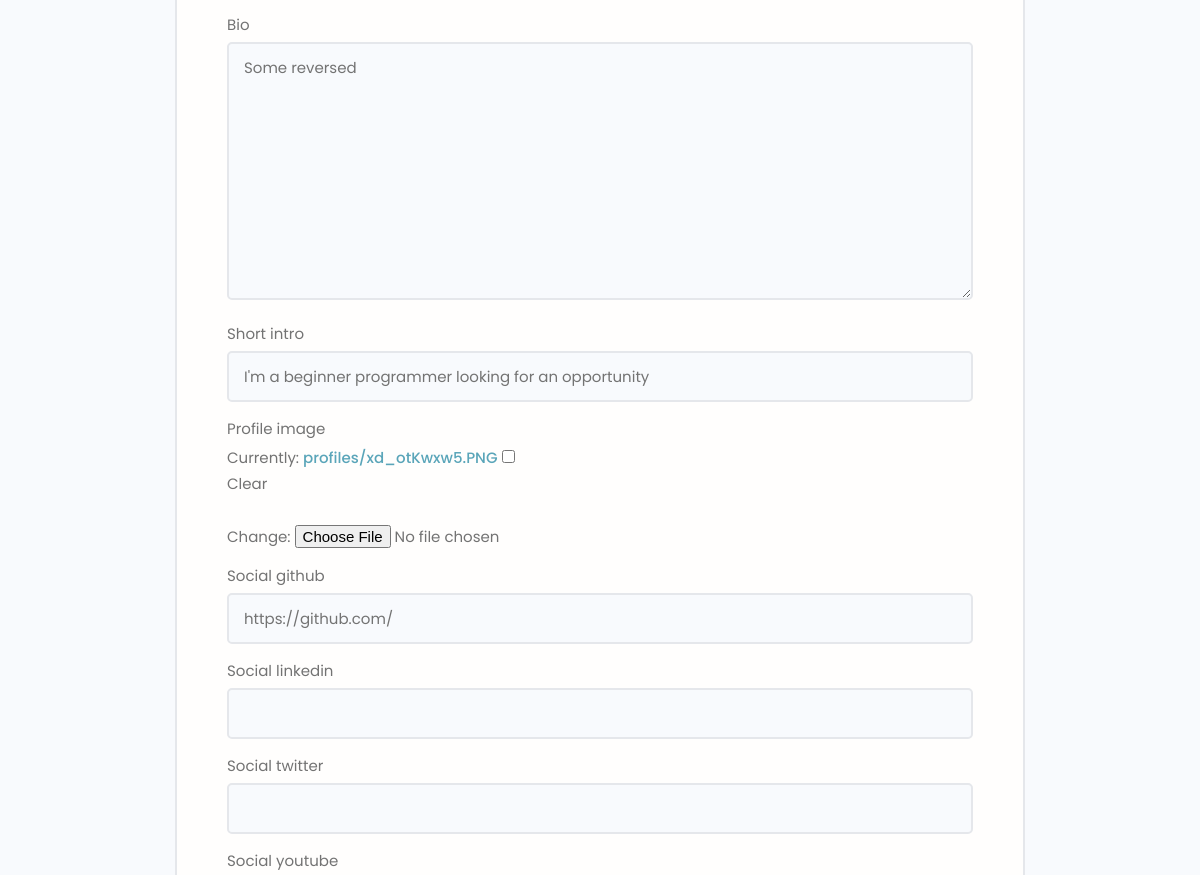
The page /edit-account/ (signed in, middle part) on the database as committed earlier.
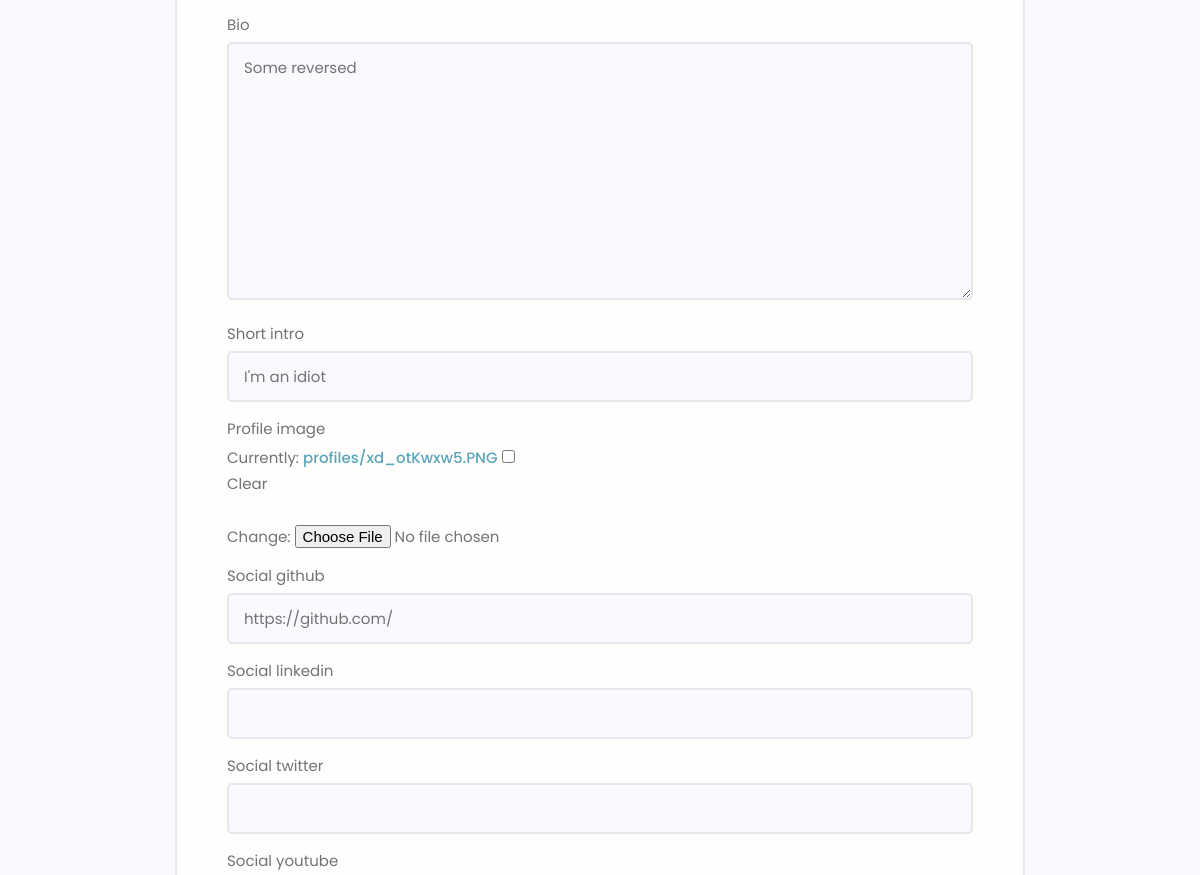
The same page on the database as committed later.
### users/models.py (models this page shows, shortened)
class Profile(models.Model):
    user = models.OneToOneField(User, on_delete=models.CASCADE, null=True, blank=True)
    name = models.CharField(max_length=200, blank=True, null=True)
    email = models.EmailField(max_length=200, blank=True, null=True)
    username = models.CharField(max_length=200, blank=True, null=True)
    location = models.CharField(max_length=200, blank=True, null=True)
    short_intro = models.CharField(max_length=200, blank=True, null=True)
    bio = models.TextField(max_length=200, blank=True, null=True)
    profile_image = models.ImageField(null=True, blank=True, upload_to='profiles/', default='profiles/user-default.png')
    social_github = models.CharField(max_length=200, blank=True, null=True)
    social_twitter = models.CharField(max_length=200, blank=True, null=True)
    social_linkedin = models.CharField(max_length=200, blank=True, null=True)
    social_youtube = models.CharField(max_length=200, blank=True, null=True)
    social_website = models.CharField(max_length=200, blank=True, null=True)
    id = models.UUIDField(default=uuid.uuid4, primary_key=True, editable=False, unique=True)

### users/views.py (the view)
# urls.py: path('edit-account/', views.editAccount, name='edit-account'),
@login_required(login_url='login')
def editAccount(request):
    profile = request.user.profile
    form = ProfileForm(instance=profile)
    if request.method == 'POST':
        form = ProfileForm(request.POST, request.FILES, instance=profile)
        if form.is_valid():
            form.save()
            return redirect('account')
    context = {'form':form}
    return render(request, 'users/profile_form.html', context)

### users/forms.py
class ProfileForm(ModelForm):
    class Meta:
        model = Profile
        fields = ['name', 'email', 'username', 'location', 'bio', 'short_intro', 'profile_image',
        'social_github', 'social_linkedin', 'social_twitter', 'social_youtube', 'social_website']
    def __init__(self, *args, **kwargs):
        super(ProfileForm, self).__init__(*args, **kwargs)
        for value in self.fields.values():
            value.widget.attrs.update({'class':'input'})

### users/templates/users/profile_form.html (shortened to what this page needs)
{% extends 'main.html' %}
{% block content %}
<main class="formPage my-xl">
    <div class="content-box">
        <div class="formWrapper">
            <br>
            <form class="form" method="POST" action="{% url 'edit-account' %}" enctype="multipart\form-data">
                {% for field in form %}
                <div class="form__field">
                    <label for="formInput#text">{{field.label}}</label>
                    {{ field }}
                </div>
                {% endfor %}
            </form>
        </div>
    </div>
</main>
{% endblock %}

Rows that differ between the two databases and show on the page:
changed Profile "Some reversed": short_intro "I'm a beginner programmer looking for an opportunity" → "I'm an idiot"
